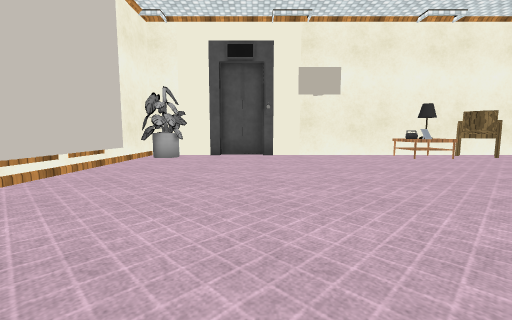
view 1 (above)

20 first-person views from a walk through a Unity game level. The camera is 0.72 m above the floor, tilts 6° down and sees 90° across. Doors are open. The floor is counted in squares, 1 m on a side. Each view is taken from the middle of a square. On the plan, view 1 faces up. The plan holds only what a view shows up to about 9 squares ahead; the rest is blank. The place goes on beyond the plan. The player character is not drawn. Some surface patterns are stand-ins.

view 2
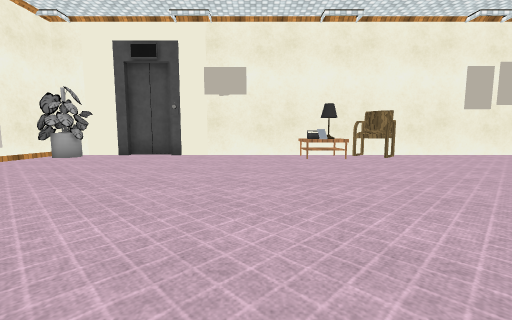

view 3
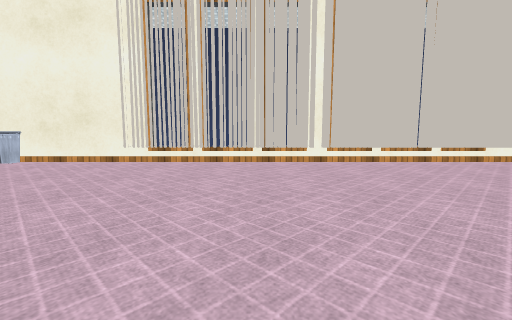

view 4
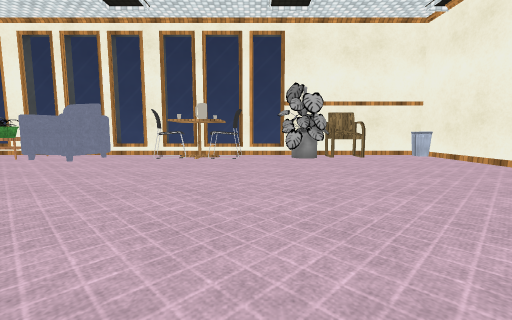

view 5
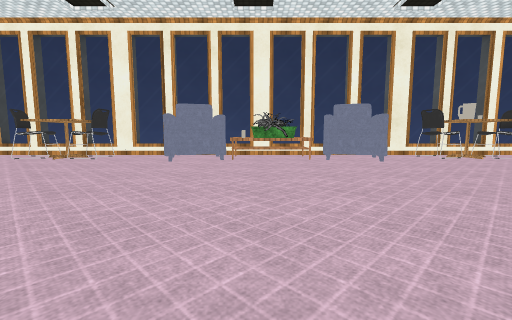

view 6
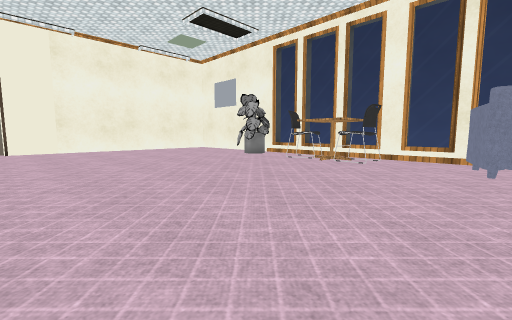

view 7
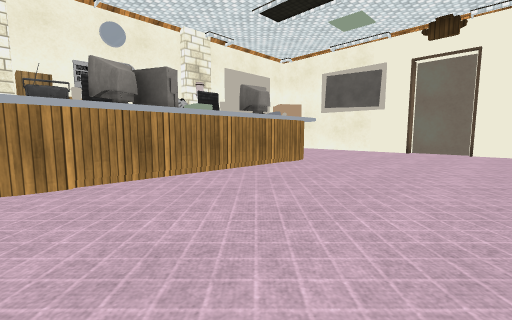

view 8
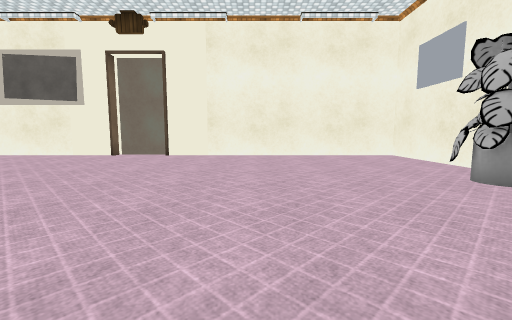

view 9
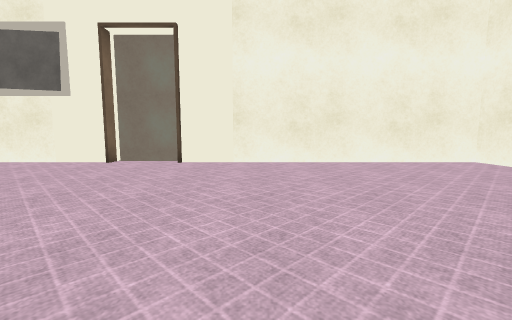

view 10
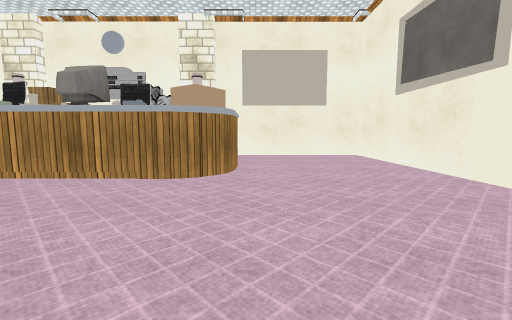

view 11
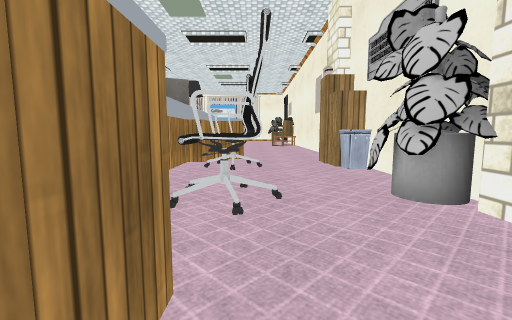

view 12
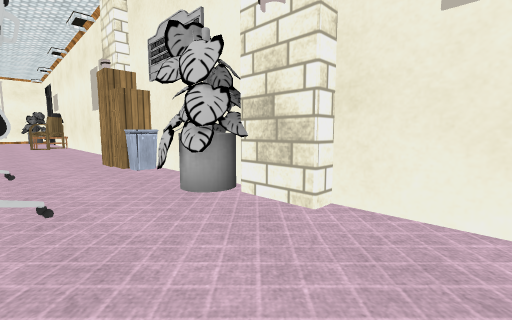

view 13
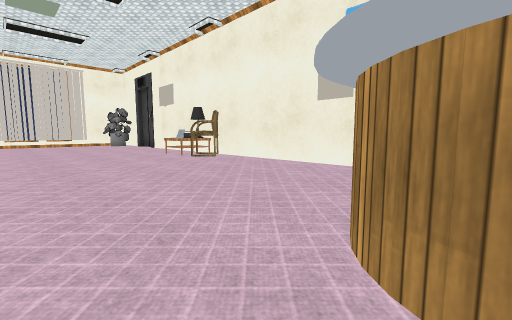

view 14
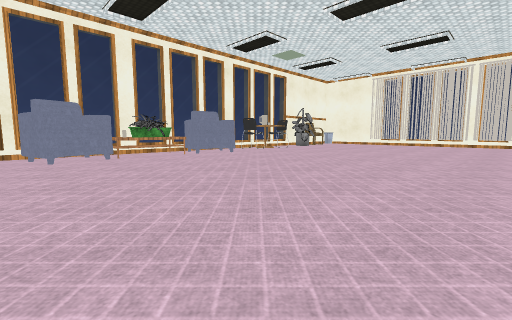

view 15
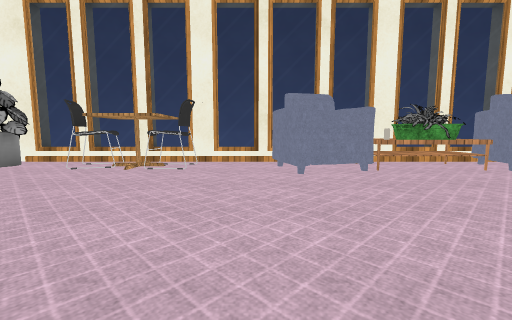

view 16
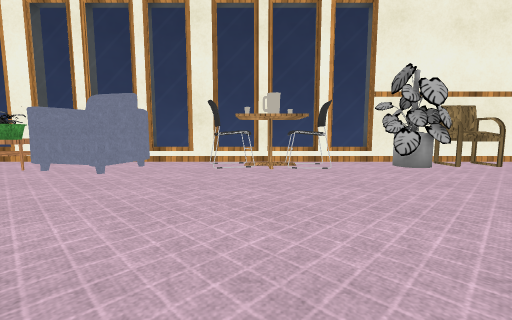

view 17
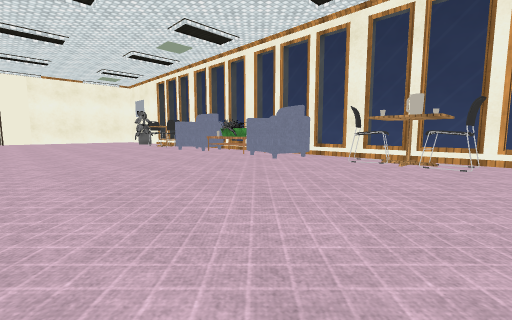

view 18
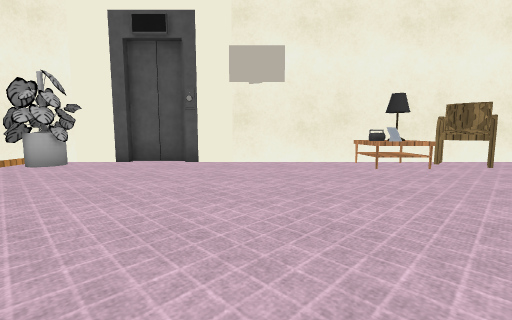

view 19
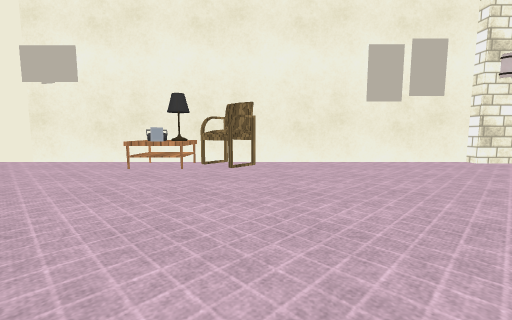

view 20
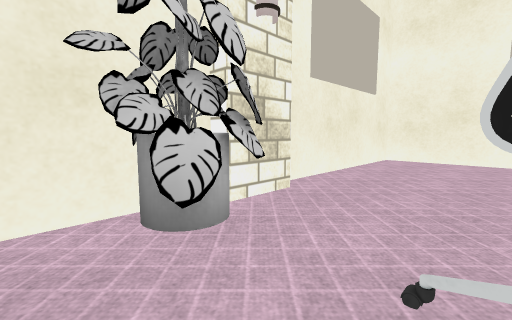

### Floor plan
Points are (right, up) in squares from view 1. A wall is a line through its corners. A room is listed if a view was taken in it or the views show most of it. See-through windows are left out.
Room 1 (views 1, 2, 3, 4, 5, 6, 7, 8, 9, 10, 11, 12, 13, 14, 15, 16, 17, 18, 19, 20)
walls: (13.6, 4.3) (14.6, 4.3); (16.6, 4) (13.4, 4); (12.2, 8.4) (0.1, 8.4); (12.5, -6.5) (23.3, -6.5) (23.3, 1); (6.7, -7) (6.7, -6.4); (14, -7) (14, -6.4); (5, -7) (5, -6.4); (15.7, -7) (15.7, -6.4); (18.9, 5.6) (19.6, 5.6) (19.6, 4.9); (17.4, 8.4) (15.9, 8.4); (2.5, -6.4) (2.5, -7); (17.2, -7) (17.2, -6.4); (1.1, -6.4) (1.1, -7); (18.5, -7) (18.5, -6.4); (0.2, 8.5) (-1.3, 8.5); (-3.1, 2.2) (-3.5, 1.7); (-3.1, -0.4) (-3.5, -0.8); (-3.2, 0.8) (-3.5, 0.5); (-3.2, 0.4) (-3.5, 0); (-3.1, -1.2) (-3.5, -1.5); (-3.1, -1.5) (-3.5, -1.9); (-1.1, 8.4) (-3.4, 8.4) (-3.4, -6.5) (11, -6.5); (-3.1, 3.6) (-3.4, 3.2); (23.3, 2.6) (23.3, 8.4) (18.7, 8.4); (-3.1, 4.3) (-3.5, 3.9); (-3.2, -1.9) (-3.6, -2.3); (-3.2, -2.6) (-3.5, -3); (-3.2, -2.9) (-3.6, -3.3); (-3.2, 5.2) (-3.5, 4.8); (-3.1, 6) (-3.5, 5.6)
ways out: open door at (23, 1.5); gap at (17, 5)
objects: other object (-3, -6); other object (-3, 8); other object (-1, -6); other object (1, -6); other object (3, -6) to (3, -5); other object (4, -6); other object (4, -6) to (5, -5); other object (4, 8); other object (6, 7); other object (7, -6) to (8, -5); other object (9, -6) to (10, -5); other object (11, -6) to (12, -5); other object (13, 4); other object (13, 8); other object (13, 9); other object (14, 5) to (15, 6); other object (14, 8); other object (15, -6) to (15, -5); other object (15, 8); other object (16, -6); other object (16, -6) to (17, -5); other object (17, 4); other object (17, 6); other object (18, 4); other object (18, 8); other object (19, -6) to (19, -5)

Where each view was taken, in squares from view 1:
view 1: 0 up, 0 right, facing up
view 2: 0 up, 3 right, facing up
view 3: 0 up, 3 right, facing left
view 4: 2 up, 2 right, facing down
view 5: 2 up, 10 right, facing down
view 6: 1 up, 12 right, facing down-right
view 7: 0 up, 13 right, facing up-right
view 8: 2 down, 15 right, facing right
view 9: 1 down, 17 right, facing right
view 10: 0 up, 20 right, facing up
view 11: 6 up, 20 right, facing left
view 12: 6 up, 20 right, facing up-left
view 13: 3 up, 13 right, facing up-left
view 14: 3 up, 13 right, facing down-left
view 15: 0 up, 13 right, facing down
view 16: 0 up, 4 right, facing down
view 17: 1 up, 2 right, facing down-right
view 18: 2 up, 2 right, facing up
view 19: 2 up, 7 right, facing up
view 20: 6 up, 16 right, facing up-right
